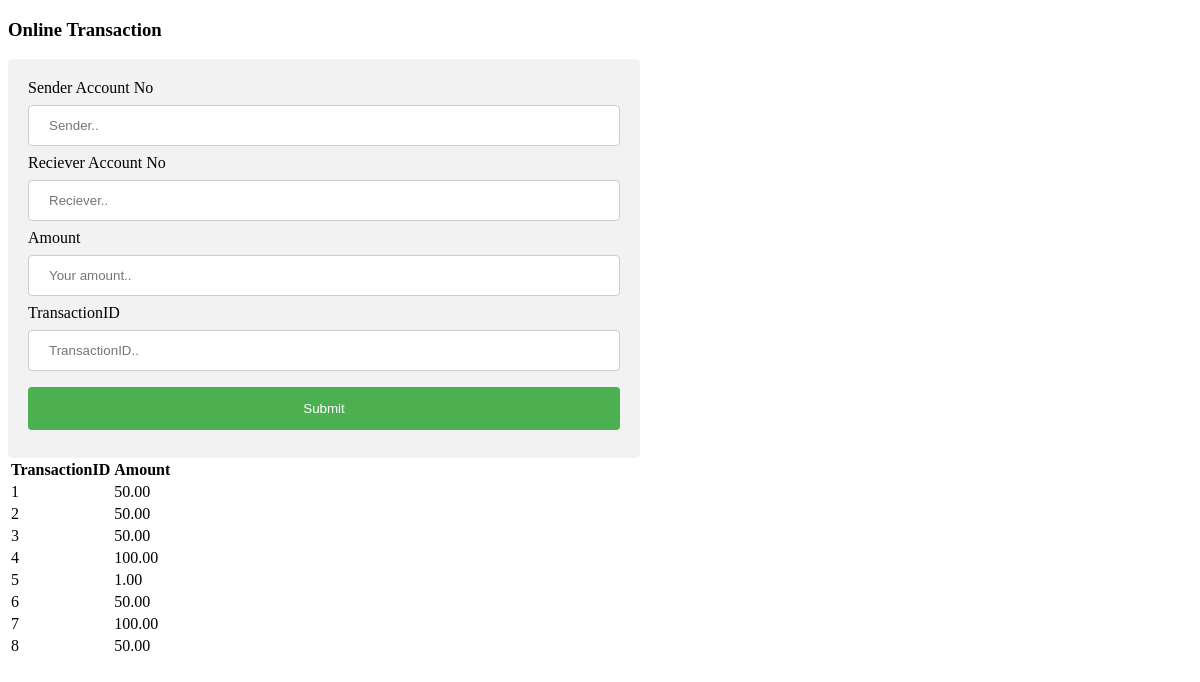
Page /transactiondisplay.php on the earlier database version.
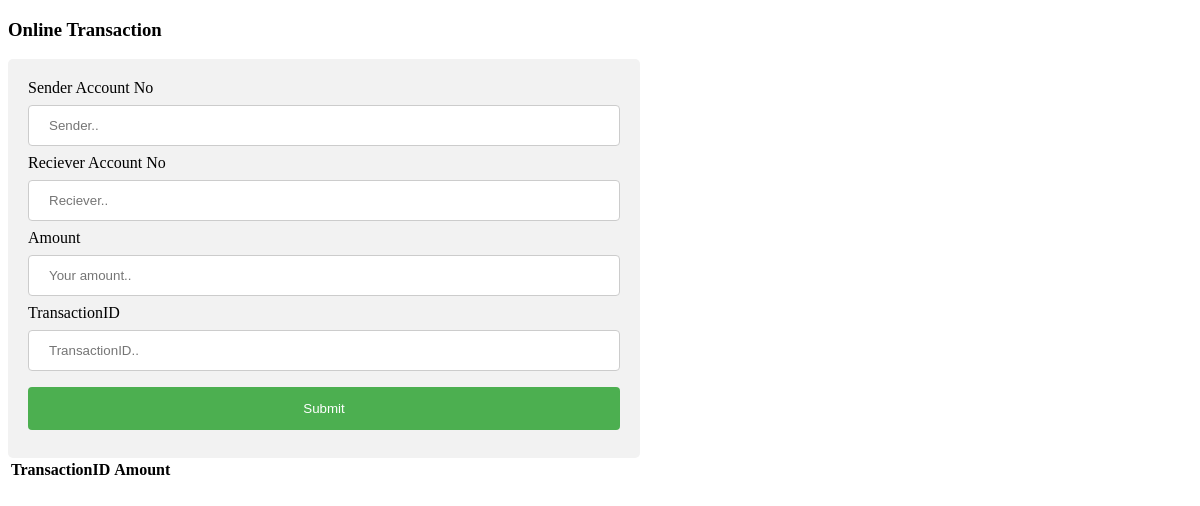
Same page on the later database version.
### tables this page shows
CREATE TABLE `transactions` (
    `TransactionID` int auto_increment PRIMARY key,
    `Amount` float(10,2) not NULL,
    `Date_Time` datetime not NULL,
    `Type` enum('Online','ATM') not NULL
  );

### transactiondisplay.php (the view, shortened to what this page needs)
<!DOCTYPE html>
<html>
<body>
<h3>Online Transaction </h3>
<div>
  <form action="" method="post">
    <label for="sender">Sender Account No</label>
    <input type="text" id="sender" name="sender" placeholder="Sender..">
    <label for="reciever">Reciever Account No</label>
    <input type="text" id="reciever" required name="reciever" placeholder="Reciever..">
    <label for="amount">Amount</label>
    <input type="number"  id="amount" name="amount" required placeholder="Your amount.." min="0">
	<label for="TransactionID">TransactionID</label>
    <input type="text" id="TransactionID" name="TransactionID" placeholder="TransactionID..">
    <input type="submit" value="Submit">
  </form>
</div>
<?php
$db=new mysqli('localhost','root','','banking');
if($results=$db->query("SELECT * FROM transactions")){
	if($results->num_rows){
		while($row=$results->fetch_object()){
			$records[]=$row;
		}
	}
} $i=0;
?>
    <table>
        <thead>
            <tr>
                <th>TransactionID</th>
                <th>Amount</th>
            </tr>
        </thead>
        <tbody>
		<?php
			foreach($records as $r){
		?>
			<tr>
				<td><?php echo $r->TransactionID;?></td>
				<td><?php echo $r->Amount;?></td>
			</tr>
		<?php
		}
		?>
        </tbody>
    </table>
	</body>
</html>

### transactiondisplay.php (style rules this page uses)
input[type=text], select { width: 100%; padding: 12px 20px; margin: 8px 0; display: inline-block; border: 1px solid #ccc; border-radius: 4px; box-sizing: border-box; }
input[type=number],select { width: 100%; padding: 12px 20px; margin: 8px 0; display: inline-block; border: 1px solid #ccc; border-radius: 4px; box-sizing: border-box; }
input[type=submit] { width: 100%; background-color: #4CAF50; color: white; padding: 14px 20px; margin: 8px 0; border: none; border-radius: 4px; cursor: pointer; }
div { border-radius: 5px; background-color: #f2f2f2; padding: 20px; width:50% }

Differences in the rows shown:
removed transactions: TransactionID "1", Amount "50.00"
removed transactions: TransactionID "2", Amount "50.00"
removed transactions: TransactionID "3", Amount "50.00"
removed transactions: TransactionID "4", Amount "100.00"
removed transactions: TransactionID "5", Amount "1.00"
removed transactions: TransactionID "6", Amount "50.00"
removed transactions: TransactionID "7", Amount "100.00"
removed transactions: TransactionID "8", Amount "50.00"
